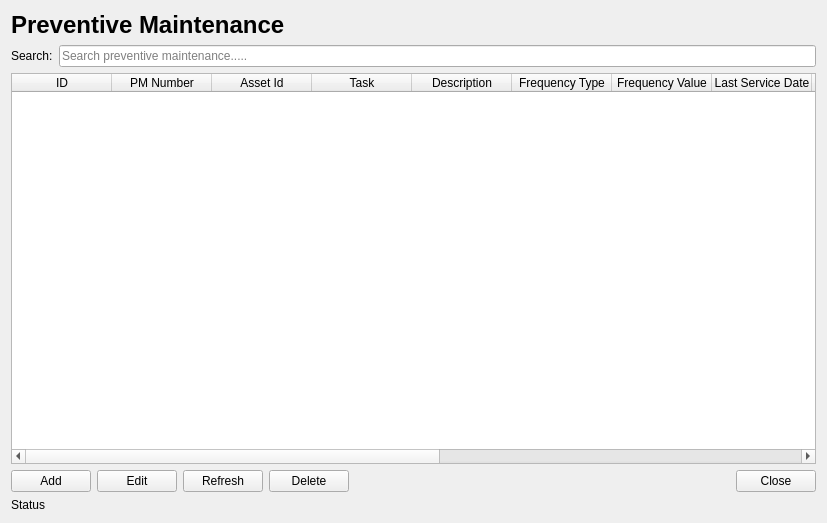
<?xml version="1.0" encoding="UTF-8"?>
<ui version="4.0">
 <class>PMWindow</class>
 <widget class="QWidget" name="PMWindow">
  <property name="geometry">
   <rect>
    <x>0</x>
    <y>0</y>
    <width>827</width>
    <height>523</height>
   </rect>
  </property>
  <property name="windowTitle">
   <string>Preventive Maintenance Window</string>
  </property>
  <layout class="QVBoxLayout" name="verticalLayout">
   <item>
    <widget class="QLabel" name="lblPMTitle">
     <property name="font">
      <font>
       <pointsize>18</pointsize>
       <bold>true</bold>
      </font>
     </property>
     <property name="text">
      <string>Preventive Maintenance</string>
     </property>
    </widget>
   </item>
   <item>
    <layout class="QHBoxLayout" name="horizontalLayout">
     <item>
      <widget class="QLabel" name="lblSearch">
       <property name="text">
        <string>Search:</string>
       </property>
      </widget>
     </item>
     <item>
      <widget class="QLineEdit" name="txtSearch">
       <property name="placeholderText">
        <string>Search preventive maintenance.....</string>
       </property>
      </widget>
     </item>
    </layout>
   </item>
   <item>
    <widget class="QTableWidget" name="tblPM">
     <property name="alternatingRowColors">
      <bool>true</bool>
     </property>
     <property name="sortingEnabled">
      <bool>true</bool>
     </property>
     <column>
      <property name="text">
       <string>ID</string>
      </property>
     </column>
     <column>
      <property name="text">
       <string>PM Number</string>
      </property>
     </column>
     <column>
      <property name="text">
       <string>Asset Id</string>
      </property>
     </column>
     <column>
      <property name="text">
       <string>Task</string>
      </property>
     </column>
     <column>
      <property name="text">
       <string>Description</string>
      </property>
     </column>
     <column>
      <property name="text">
       <string>Frequency Type</string>
      </property>
     </column>
     <column>
      <property name="text">
       <string>Frequency Value</string>
      </property>
     </column>
     <column>
      <property name="text">
       <string>Last Service Date</string>
      </property>
     </column>
     <column>
      <property name="text">
       <string>Next Due Date</string>
      </property>
     </column>
     <column>
      <property name="text">
       <string>Estimated Hours</string>
      </property>
     </column>
     <column>
      <property name="text">
       <string>Estimated Cost</string>
      </property>
     </column>
     <column>
      <property name="text">
       <string>Priority</string>
      </property>
     </column>
     <column>
      <property name="text">
       <string>Active</string>
      </property>
     </column>
     <column>
      <property name="text">
       <string>Notes</string>
      </property>
     </column>
     <column>
      <property name="text">
       <string>Created At</string>
      </property>
     </column>
    </widget>
   </item>
   <item>
    <layout class="QHBoxLayout" name="horizontalLayout_2">
     <item>
      <widget class="QPushButton" name="btnAdd">
       <property name="text">
        <string>Add</string>
       </property>
      </widget>
     </item>
     <item>
      <widget class="QPushButton" name="btnEdit">
       <property name="text">
        <string>Edit</string>
       </property>
      </widget>
     </item>
     <item>
      <widget class="QPushButton" name="btnRefresh">
       <property name="text">
        <string>Refresh</string>
       </property>
      </widget>
     </item>
     <item>
      <widget class="QPushButton" name="btnDelete">
       <property name="text">
        <string>Delete</string>
       </property>
      </widget>
     </item>
     <item>
      <spacer name="horizontalSpacer">
       <property name="orientation">
        <enum>Qt::Orientation::Horizontal</enum>
       </property>
       <property name="sizeHint" stdset="0">
        <size>
         <width>40</width>
         <height>20</height>
        </size>
       </property>
      </spacer>
     </item>
     <item>
      <widget class="QPushButton" name="btnClose">
       <property name="text">
        <string>Close</string>
       </property>
       <property name="checkable">
        <bool>true</bool>
       </property>
      </widget>
     </item>
    </layout>
   </item>
   <item>
    <widget class="QLabel" name="lblStatus">
     <property name="text">
      <string>Status</string>
     </property>
    </widget>
   </item>
  </layout>
 </widget>
 <resources/>
 <connections/>
</ui>
